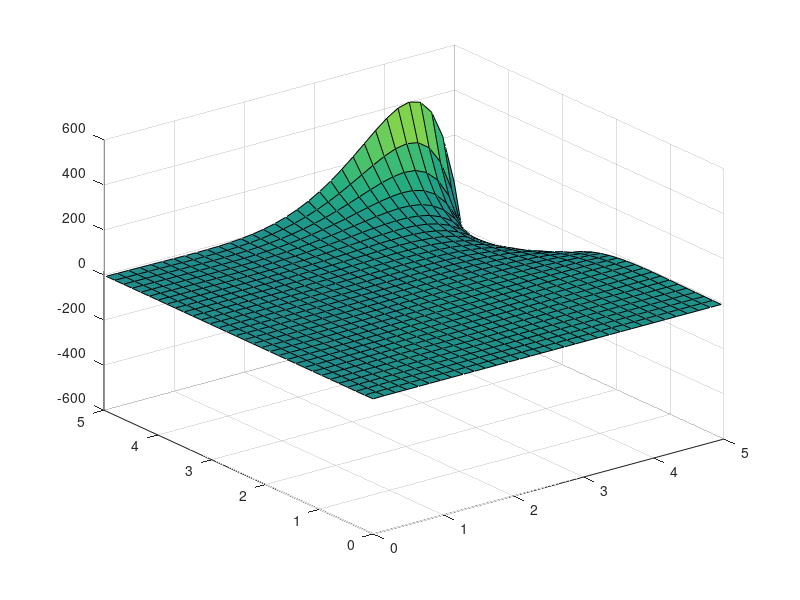

MATLAB code for this plot: (Note: this script raises an error after producing the figure.)
x = 0 : 0.16 : 5;
y = 0 : 0.16 : 5;
[xx, yy] = meshgrid(x, y);

zz = xx.^yy - yy.^xx;
h = surf(x, y, zz);
h.EdgeColor = [0.7 0.7 0.7];
view(20, 50);
title('$z = x^y-y^x$', 'Interpreter', 'latex');
xlabel('x');
ylabel('y');
hold on;

c = contourc(x, y, zz, [0 0]);
list1Len = c(2, 1);
xContour = [c(1, 2:1+list1Len) NaN c(1, 3+list1Len:size(c,2))];
yContour = [c(2, 2:1+list1Len) NaN c(2, 3+list1Len:size(c,2))];

line(xContour, yContour, 'Color', 'k');

plot([0:5 2 4], [0:5 4 2], 'r.', 'MarkerSize', 25);

e = exp(1);
plot([e pi], [pi e], 'r.', 'MarkerSize', 25);
plot([e pi], [pi e], 'y.', 'MarkerSize', 10);
